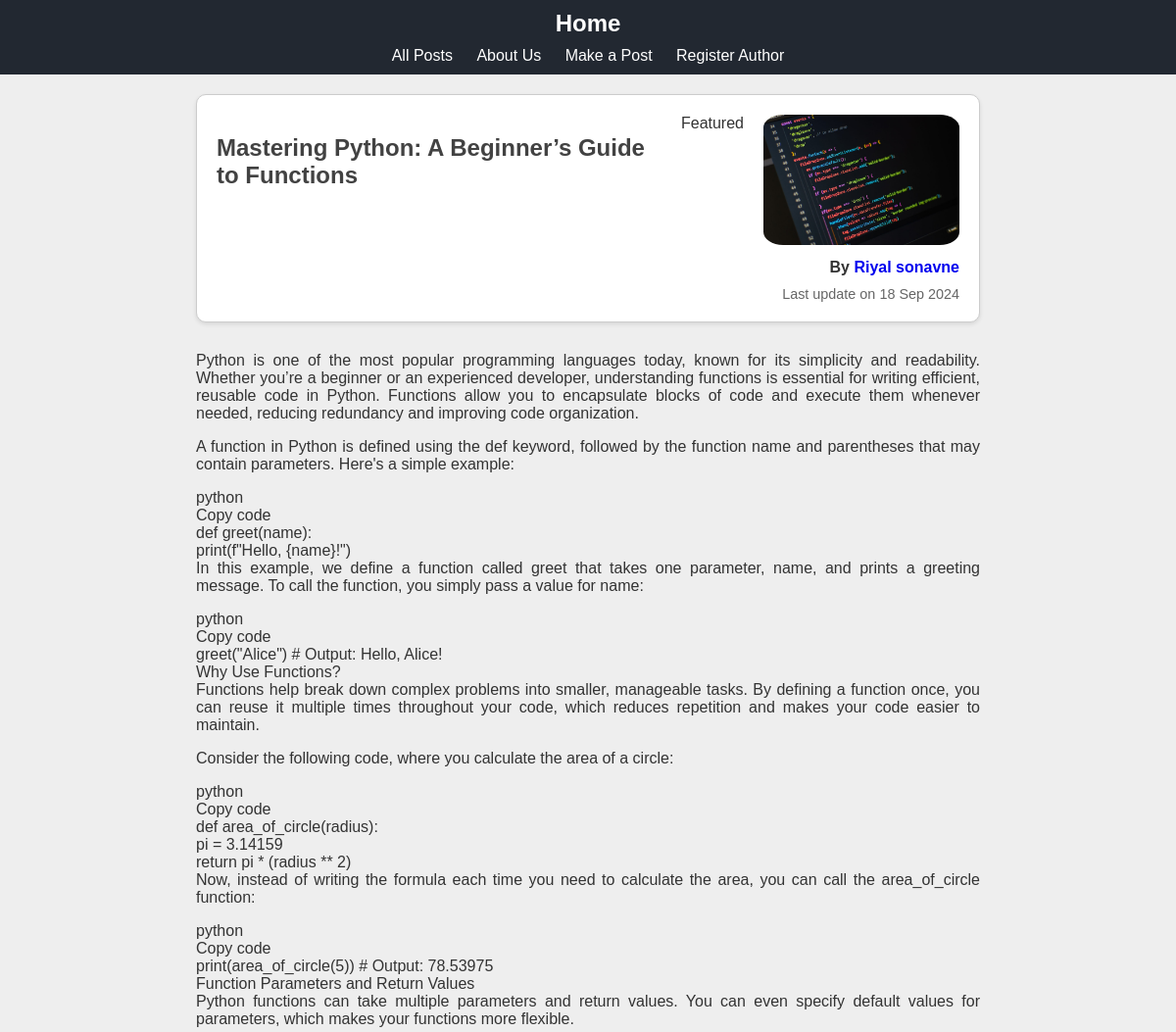
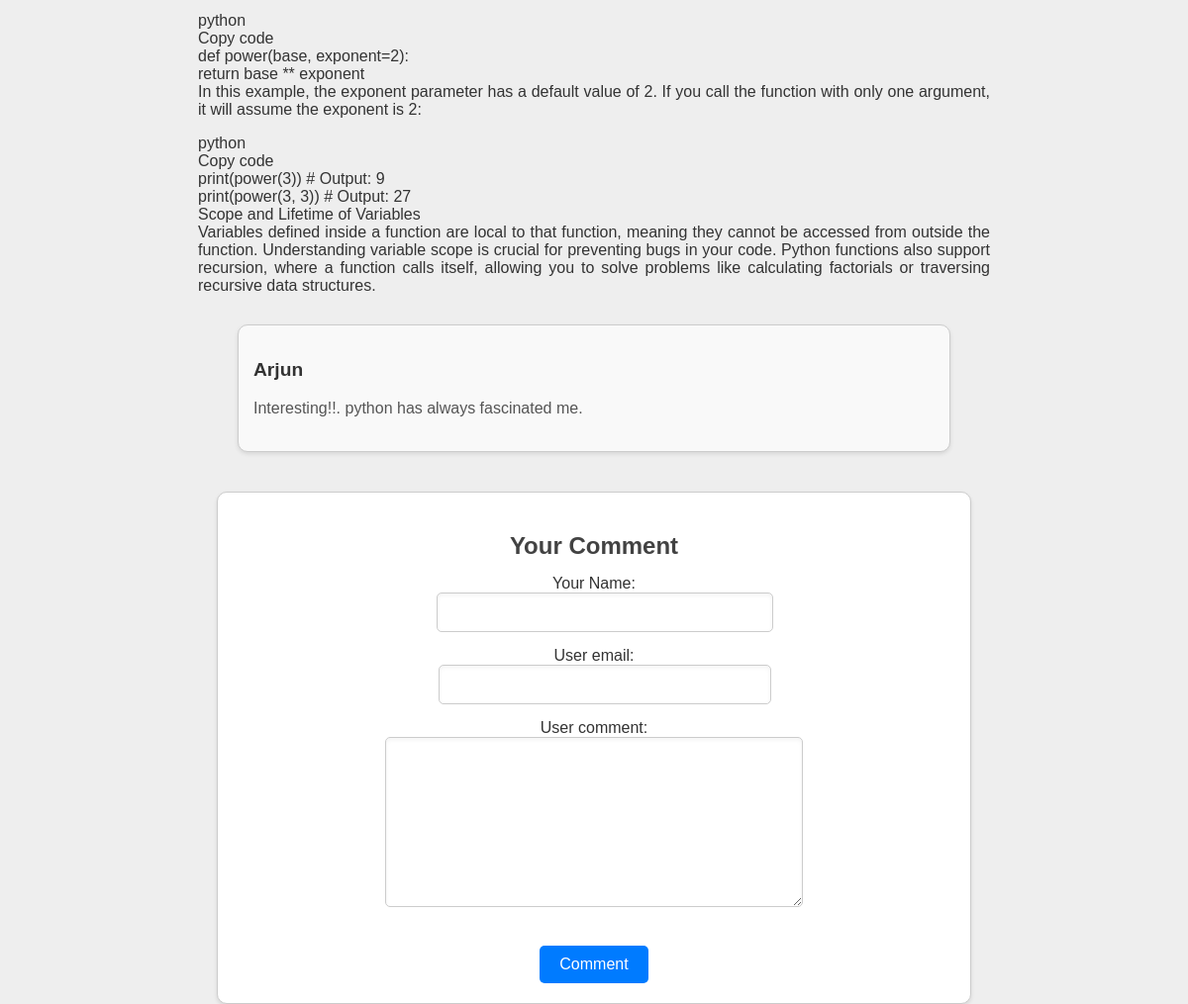
The app's page /blogs/mastering-python-a-beginners-guide-to-functions with its own data (2 pictures, top to bottom).
### blogs/models.py (models this page shows, shortened)
class Post(models.Model):
    title = models.CharField(max_length=150)
    excerpt = models.CharField(max_length=200)
    image_name = models.ImageField(null=True,upload_to="data")
    date = models.DateField(auto_now=True)
    slug = models.SlugField(unique=True,db_index=True,default=" ",null=True)
    content = models.TextField(validators=[MinLengthValidator(10)])
    author = models.ForeignKey(Author,on_delete=models.SET_NULL,null=True)
    tags = models.ManyToManyField(Tag)

class Tag(models.Model):
    caption = models.CharField(max_length=30)

class Author(models.Model):
    first_name = models.CharField(max_length=100)
    last_name = models.CharField(max_length=100)
    email = models.EmailField()
    def __str__(self):
        return(f"{self.first_name} {self.last_name}")

class Comment(models.Model):
    user_name = models.CharField(max_length=50)
    user_email = models.EmailField(max_length=100)
    user_comment = models.TextField(validators=[MinLengthValidator(2)])
    post = models.ForeignKey(Post,on_delete=models.CASCADE,null=False)

### blogs/views.py (the view, shortened to what this page needs)
# urls.py: path("blogs/<slug:slug>",views.blog_details.as_view(),name="detailed-blog"),
class blog_details(View):
    def get(self,request,slug):
        identified_post = Post.objects.get(slug = slug)
        post_tags = identified_post.tags.all()
        form = commentForm()
        comments = identified_post.comment_set.all()
        return render(request, "blogs/detailed-post.html"
                      ,{"identified_blog":identified_post,
                                "post_tags" : post_tags
                                ,"form":form,
                                "comments":comments}
                                )

### blogs/forms.py
class commentForm(forms.ModelForm):
    class Meta():
        model = Comment
        exclude = ["post"]
        labels = {
            "user_name": "Your Name"
        }

### blogs/templates/blogs/detailed-post.html (shortened to what this page needs)
{% extends "base.html" %}
{% load static%}
{% block styles_sheet %}
    <link rel="stylesheet" href="{% static 'blogs/detailed-post.css' %}">
{%endblock%}
{% block content%}
<section id="summary">
    <h2>{{identified_blog.title}}</h2>
    <div>
        {% for tag in post_tags %}
            <span>{{tag.caption}}</span>
        {% endfor %}
    </div>
    <article>
        <img src="{{identified_blog.image_name.url}}" alt="{{identified_blog.title}}" />
        <address>By <a href="mailto: {{identified_blog.author.email}}"> {{identified_blog.author}} </a> </address>
        <div id="update">
            Last update on <time>{{identified_blog.date| date:"d M Y"}}</time>
        </div>
    </article>
</section>
<main id ="main-blog">
    <p>{{identified_blog.content|linebreaks}}</p>
</main>
<div id="user_comments">
    {% for comment in comments %}
        <div class="comment-box">
            <h3>{{comment.user_name}}</h3>
            <p>{{comment.user_comment}}</p>
        </div>
    {% endfor %}
</div>
<section id="comments-section">
    <h2>Your Comment</h2>
    <form method="post",action="{% url "detailed-blog" identified_blog.slug %}" >
        {{form}}
        <button>Comment</button>
    </form>
</section>
{%endblock%}

### static/app.css (style rules this page uses)
body, html { margin: 0; padding: 0; font-family: Arial, sans-serif; background-color: #eeeeee; color: #333; }
h1,h2 { color: #424242; }
a { text-decoration: none; }

### blogs/static/blogs/detailed-post.css (style rules this page uses)
#summary { margin-left: 200px; margin-right: 200px; margin-top: 20px; display: flex; flex-direction: row; align-items: flex-start; border: 1px solid #ccc; border-radius: 10px; padding: 20px; box-shadow: 0 2px 4px rgba(0, 0, 0, 0.1); margin-bottom: 30px; background-color: white; }
#summary h2 { flex: 1; font-size: 1.5em; font-weight: bold; margin-right: 20px; }
#summary img { border-radius: 10%; max-width: 200px; margin-left: 20px; }
#summary address, #summary #update { text-align: right; margin-top: 10px; }
#summary address { font-style: normal; font-weight: bold; }
#summary #update { font-size: 0.9em; color: #666; }
#main-blog { margin-left: 200px; margin-right: 200px; text-align: justify; }
#user_comments { margin-left: auto; margin-right: auto; margin-top: 30px; width: 60%; text-align: center; }
#user_comments .comment-box { margin-bottom: 20px; padding: 15px; border: 1px solid #ccc; border-radius: 10px; background-color: #f9f9f9; box-shadow: 0 2px 4px rgba(0, 0, 0, 0.1); text-align: left; }
#user_comments .comment-box h3 { font-size: 1.2em; font-weight: bold; color: #333; margin-bottom: 10px; }
#user_comments .comment-box p { font-size: 1em; color: #555; line-height: 1.5; }
#comments-section { margin-left: auto; margin-right: auto; margin-top: 40px; width: 60%; padding: 20px; border: 1px solid #ccc; border-radius: 10px; background-color: white; box-shadow: 0 2px 4px rgba(0, 0, 0, 0.1); text-align: center; }
#comments-section h2 { font-size: 1.5em; font-weight: bold; margin-bottom: 15px; }
#comments-section form { display: flex; flex-direction: column; align-items: center; }
#comments-section input, #comments-section textarea { width: 100%; max-width: 400px; padding: 10px; margin-bottom: 15px; border: 1px solid #ccc; border-radius: 5px; font-size: 1em; box-shadow: inset 0 2px 4px rgba(0, 0, 0, 0.05); }
#comments-section form button { margin-top: 20px; padding: 10px 20px; background-color: #007BFF; color: white; border: none; border-radius: 5px; cursor: pointer; font-size: 1em; }

### records on screen
Post: title "Mastering Python: A Beginner’s Guide to Functions", image_name (picture), author "Riyal sonavne", date "18 Sep 2024", content "Python is one of the most popular programming languages today, known for its simplicity and readability. Whether you’re a beginner or an experienced developer, understanding functions is essential for writing efficient, reusable code in Python. Functions allow you to encapsulate blocks of code and execute them whenever needed, reducing redundancy and improving code organization. A function in Python is defined using the def keyword, followed by the function name and parentheses that may contain parameters. Here's a simple example: python Copy code def greet(name): print(f\"Hello, {name}!\") In this example, we define a function called greet that takes one parameter, name, and prints a…"
Tag: caption "Featured"
Comment: user_name "Arjun", user_comment "Interesting!!. python has always fascinated me."
